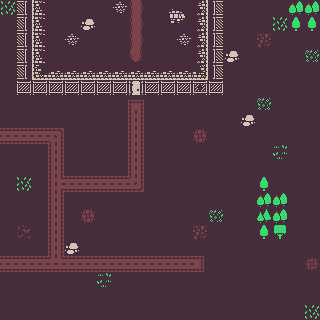

This game map was drawn from its Tiled (.tmx) file and the tilesets committed beside it. A one-line description and the full map source follow:
An orthogonal 20x20 tile map with 16x16 px tiles, 2 tile layers (Tile Layer 1, Tile Layer 2), 4 tilesets and 18 objects (10x Bat, 4x Mage, Ranger, Warrior, Paladin, ...).

<map version="1.4" tiledversion="1.4.2" orientation="orthogonal" renderorder="right-down" width="20" height="20" tilewidth="16" tileheight="16" infinite="0" nextlayerid="5" nextobjectid="21">
 <tileset firstgid="1" source="../colored_packed.tsx" />
 <tileset firstgid="1057" source="../colored_transparent_packed.tsx" />
 <tileset firstgid="2113" source="../monochrome_packed.tsx" />
 <tileset firstgid="3169" source="../monochrome_transparent_packed.tsx" />
 <layer id="1" name="Tile Layer 1" width="20" height="20">
  <data encoding="csv">
8,1,67,1,1,1,1,68,57,1,163,164,69,1,1,1,1,1,52,52,
1,1,67,1,1,102,1,1,57,1,211,212,69,1,1,1,1,8,51,51,
1,1,67,1,68,1,1,1,57,1,1,68,69,1,1,1,3,1,1,1,
1,1,67,1,1,1,1,1,1073741885,1,1,1,69,1,102,1,1,1,1,7,
1,1,115,116,116,116,116,116,116,116,116,116,117,1,1,1,1,1,1,1,
1,1,1,1,1,1,1,1,1,1,1,1,1,1,1,1,1,1,1,1,
1,1,1,1,1,1,1,1,109,1,1,1,1,1,1,1,7,1,1,1,
1,1,1,1,1,1,1,1,105,1,1,1,1,1,1,102,1,1,1,1,
2684354665,2684354665,2684354665,2147483754,1,1,1,1,105,1,1,1,5,1,1,1,1,1,1,1,
1,1,1,105,1,1,1,1,105,1,1,1,1,1,1,1,1,6,1,1,
1,1,1,105,1,1,1,1,105,1,1,1,1,1,1,1,1,1,1,1,
1,8,1,107,2684354665,2684354665,2684354665,2684354665,3221225578,1,1,1,1,1,1,1,51,1,1,1,
1,1,1,105,1,1,1,1,1,1,1,1,1,1,1,1,52,52,1,1,
1,1,1,105,1,5,1,1,1,1,1,1,1,7,1,1,100,52,1,1,
1,2,1,105,1,1,1,1,1,1,1,1,3,1,1,1,51,54,1,1,
1,1,1,105,102,1,1,1,1,1,1,1,1,1,1,1,1,1,1,1,
2684354665,2684354665,2684354665,1610612843,2684354665,2684354665,2684354665,2684354665,2684354665,2684354665,2684354665,2684354665,2684354669,1,1,1,1,1,1,4,
1,1,1,1,1,1,6,1,1,1,1,1,1,1,1,1,1,1,1,1,
1,1,1,1,1,1,1,1,1,1,1,1,1,1,1,1,1,1,1,1,
1,1,1,1,1,1,1,1,1,1,1,1,1,1,1,1,1,1,1,8
</data>
 </layer>
 <layer id="4" name="Tile Layer 2" width="20" height="20">
  <data encoding="csv">
0,2684355809,0,0,0,0,0,0,0,0,0,0,0,1610613985,0,0,0,0,0,0,
0,2684355809,0,0,0,0,0,0,0,0,0,0,0,1610613985,0,0,0,0,0,0,
0,2684355809,0,0,0,0,0,0,0,0,0,0,0,1610613985,0,0,0,0,0,0,
0,2684355809,0,0,0,0,0,0,0,0,0,0,0,1610613985,0,0,0,0,0,0,
0,2684355809,0,0,0,0,0,0,0,0,0,0,0,1610613985,0,0,0,0,0,0,
0,1250,1250,1250,1250,1250,1250,1250,1252,1250,1250,1250,1251,1250,0,0,0,0,0,0,
0,0,0,0,0,0,0,0,0,0,0,0,0,0,0,0,0,0,0,0,
0,0,0,0,0,0,0,0,0,0,0,0,0,0,0,0,0,0,0,0,
0,0,0,0,0,0,0,0,0,0,0,0,0,0,0,0,0,0,0,0,
0,0,0,0,0,0,0,0,0,0,0,0,0,0,0,0,0,0,0,0,
0,0,0,0,0,0,0,0,0,0,0,0,0,0,0,0,0,0,0,0,
0,0,0,0,0,0,0,0,0,0,0,0,0,0,0,0,0,0,0,0,
0,0,0,0,0,0,0,0,0,0,0,0,0,0,0,0,0,0,0,0,
0,0,0,0,0,0,0,0,0,0,0,0,0,0,0,0,0,0,0,0,
0,0,0,0,0,0,0,0,0,0,0,0,0,0,0,0,0,0,0,0,
0,0,0,0,0,0,0,0,0,0,0,0,0,0,0,0,0,0,0,0,
0,0,0,0,0,0,0,0,0,0,0,0,0,0,0,0,0,0,0,0,
0,0,0,0,0,0,0,0,0,0,0,0,0,0,0,0,0,0,0,0,
0,0,0,0,0,0,0,0,0,0,0,0,0,0,0,0,0,0,0,0,
0,0,0,0,0,0,0,0,0,0,0,0,0,0,0,0,0,0,0,0
</data>
 </layer>
 <objectgroup id="2" name="Player">
  <object id="1" name="Jeff" type="Ranger" gid="3247" x="50.6271" y="189.745" width="16" height="16" />
  <object id="13" name="Maggey" type="Mage" gid="3241" x="51.1606" y="207.057" width="16" height="16" />
  <object id="14" name="George" type="Warrior" gid="3196" x="50.8941" y="172.413" width="16" height="16" />
  <object id="15" name="Gaetan" type="Paladin" gid="3200" x="50.3611" y="221.991" width="16" height="16" />
  <object id="17" name="Geoffrey" type="Wizard" gid="3289" x="52.493" y="238.513" width="16" height="16" />
 </objectgroup>
 <objectgroup id="3" name="Enemy">
  <object id="2" name="Megrey" type="Mage" gid="3241" x="114.052" y="78.3531" width="16" height="16" />
  <object id="3" name="Jan" type="Mage" gid="3241" x="148.163" y="61.2871" width="16" height="16" />
  <object id="4" name="Ross" type="Mage" gid="3241" x="83.9387" y="44.4983" width="16" height="16" />
  <object id="5" name="Bat" type="Bat" gid="3579" x="242.5" y="270.492" width="16" height="16" />
  <object id="6" name="Bat" type="Bat" gid="3579" x="257.956" y="255.558" width="16" height="16" />
  <object id="7" name="Bat" type="Bat" gid="3579" x="275.011" y="286.204" width="16" height="16" />
  <object id="8" name="Bat" type="Bat" gid="3579" x="256.89" y="301.927" width="16" height="16" />
  <object id="9" name="Bat" type="Bat" gid="3579" x="305.658" y="269.948" width="16" height="16" />
  <object id="10" name="Bat" type="Bat" gid="3579" x="291.267" y="301.927" width="16" height="16" />
  <object id="11" name="Bat" type="Bat" gid="3579" x="241.167" y="301.927" width="16" height="16" />
  <object id="18" name="Bat" type="Bat" gid="3579" x="275.011" y="237.703" width="16" height="16" />
  <object id="19" name="Bat" type="Bat" gid="3579" x="307.256" y="236.637" width="16" height="16" />
  <object id="20" name="Bat" type="Bat" gid="3579" x="211.32" y="285.138" width="16" height="16" />
 </objectgroup>
</map>
